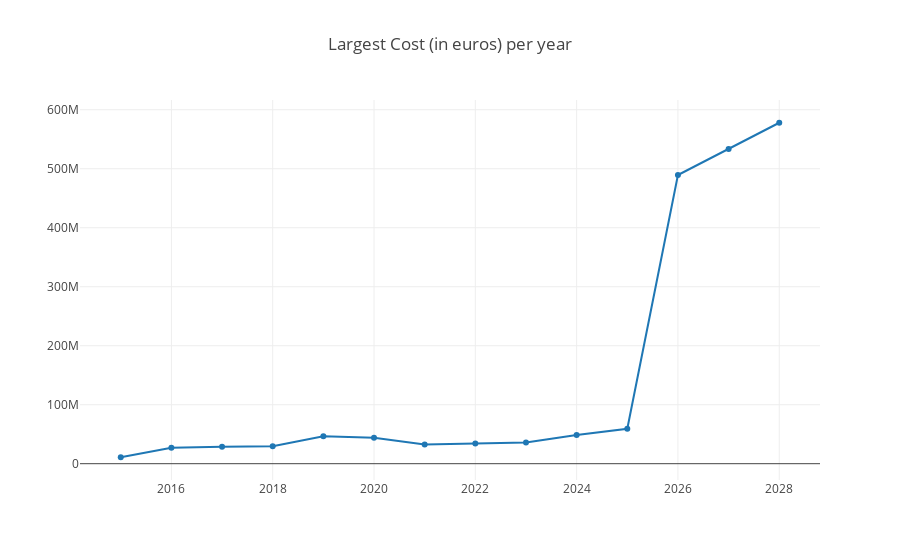

Source (notebook cell):
### Markdown cell above
# Exercise 3

One CPU core costs 100 Euros. One TB of disk costs 40 Euros. One TB of tape costs 10 Euros
What is the largest cost according to this simplified Computing Model

### Code cell
cpu_cost = 100
tape_cost = 10
disk_cost = 40
tot_cost = {}
for year in years:
    tot_cost[year] = (CPURepr[year] + CPUReprSim[year])*cpu_cost + tot_tape_mem[year]*tape_cost + tot_disk_mem[year]*disk_cost

# plot max cost        
plotly.offline.init_notebook_mode(connected=True)

print ([tot_cost[x] for x in years]) 

data1 = go.Scatter(x=np.array(years), y=[tot_cost[x] for x in years], mode='lines+markers', name='Tot Cost')
layout = go.Layout(title="Largest Cost (in euros) per year")
data = [data1,]
plotly.offline.iplot({"data": data, "layout": layout})

### Figure 1 — Plotly figure (JSON) as saved in the notebook; plotly's stock layout.template omitted (floating-point values rounded to 4 significant figures)
{"data": [{"mode": "lines+markers", "name": "Tot Cost", "type": "scatter", "uid": "3d86bb7c-866a-4520-bb3b-8accfea6a8b3", "x": [2015, 2016, 2017, 2018, 2019, 2020, 2021, 2022, 2023, 2024, 2025, 2026, 2027, 2028], "y": [10930000.0, 26900000.0, 28550000.0, 29420000.0, 46360000.0, 43940000.0, 32660000.0, 34350000.0, 36040000.0, 48470000.0, 59180000.0, 489300000.0, 533600000.0, 577900000.0]}], "layout": {"title": {"text": "Largest Cost (in euros) per year"}}}
